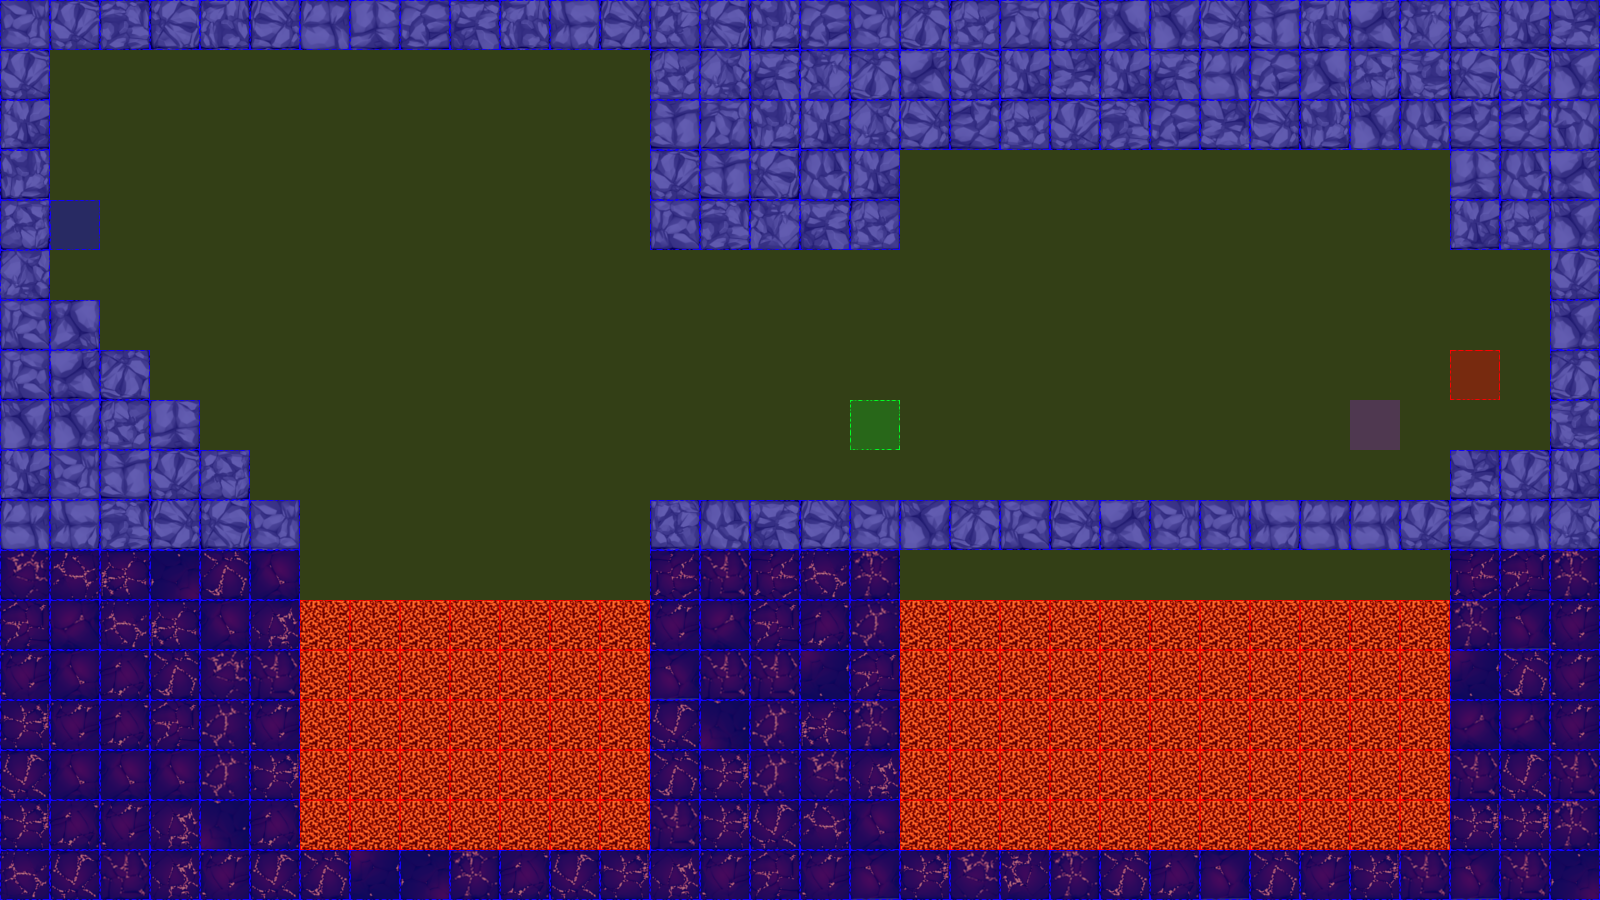

This game map was drawn from its Tiled (.tmx) file and the tilesets committed beside it. A one-line description and the trimmed map source follow:
An orthogonal 32x18 tile map with 50x50 px tiles, 3 tile layers (terrain, collision, event), 2 tilesets.

<map version="1.0" orientation="orthogonal" renderorder="left-up" width="32" height="18" tilewidth="50" tileheight="50" nextobjectid="3">
 <tileset firstgid="1" name="dungeonTile.png" tilewidth="50" tileheight="50" tilecount="64" columns="8">
  <image source="tiles/dungeonTile.png" width="400" height="400" />
 </tileset>
 <tileset firstgid="65" name="collisionTile" tilewidth="50" tileheight="50" tilecount="12" columns="3">
  <image source="tiles/collisionTile.png" width="150" height="200" />
 </tileset>
 <layer name="terrain" width="32" height="18">
  <data>[576 cells, 343 non-empty, 57 distinct tile ids]</data>
 </layer>
 <layer name="collision" width="32" height="18">
  <data>[576 cells, 576 non-empty, 3 distinct tile ids]</data>
 </layer>
 <layer name="event" width="32" height="18">
  <data>[576 cells, 4 non-empty, 4 distinct tile ids]</data>
 </layer>
</map>
